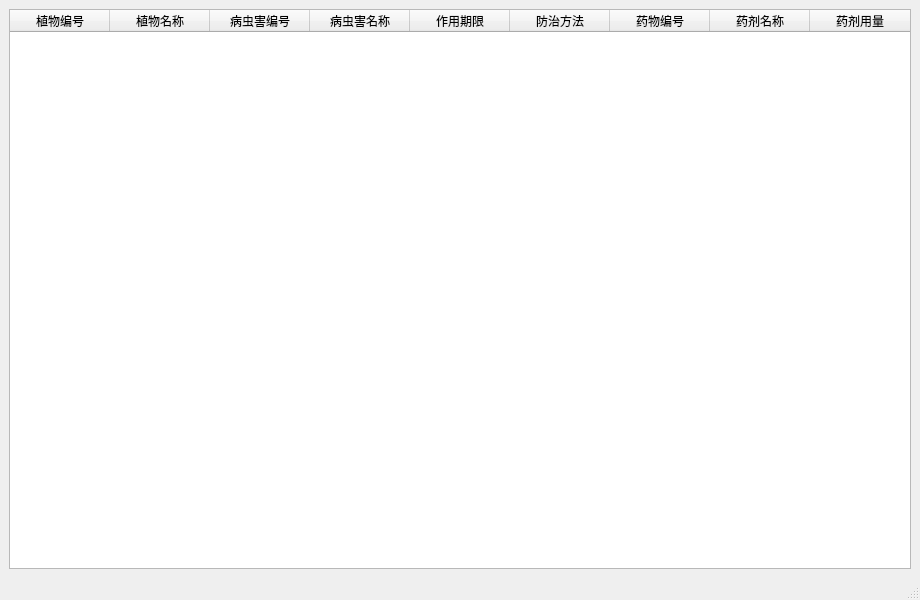
<?xml version="1.0" encoding="UTF-8"?>
<ui version="4.0">
 <class>MainWindow</class>
 <widget class="QMainWindow" name="MainWindow">
  <property name="geometry">
   <rect>
    <x>0</x>
    <y>0</y>
    <width>920</width>
    <height>600</height>
   </rect>
  </property>
  <property name="windowTitle">
   <string>MainWindow</string>
  </property>
  <widget class="QWidget" name="centralwidget">
   <layout class="QHBoxLayout" name="horizontalLayout">
    <item>
     <widget class="QTableWidget" name="tableWidget">
      <column>
       <property name="text">
        <string>植物编号</string>
       </property>
      </column>
      <column>
       <property name="text">
        <string>植物名称</string>
       </property>
      </column>
      <column>
       <property name="text">
        <string>病虫害编号</string>
       </property>
      </column>
      <column>
       <property name="text">
        <string>病虫害名称</string>
       </property>
      </column>
      <column>
       <property name="text">
        <string>作用期限</string>
       </property>
      </column>
      <column>
       <property name="text">
        <string>防治方法</string>
       </property>
      </column>
      <column>
       <property name="text">
        <string>药物编号</string>
       </property>
      </column>
      <column>
       <property name="text">
        <string>药剂名称</string>
       </property>
      </column>
      <column>
       <property name="text">
        <string>药剂用量</string>
       </property>
      </column>
     </widget>
    </item>
   </layout>
  </widget>
  <widget class="QMenuBar" name="menubar">
   <property name="geometry">
    <rect>
     <x>0</x>
     <y>0</y>
     <width>920</width>
     <height>23</height>
    </rect>
   </property>
  </widget>
  <widget class="QStatusBar" name="statusbar"/>
 </widget>
 <resources/>
 <connections/>
</ui>
